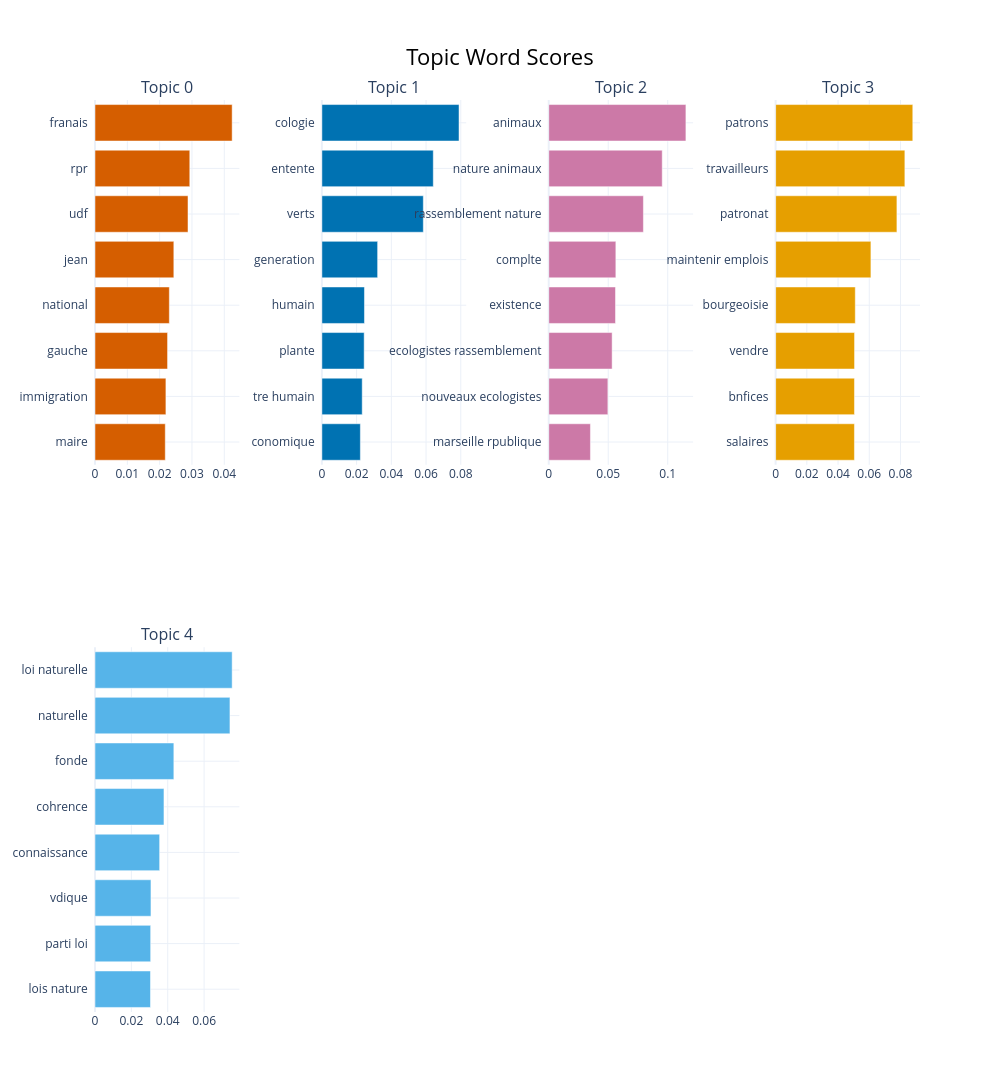

Notebook code cell kept with this figure:
### Code cell
# Barchart des mots representatifs par theme
fig_bar = topic_model.visualize_barchart(top_n_topics=N_TOPICS_FINAL, n_words=8, height=700)
fig_bar.write_html(str(FIGURES_DIR / "02_bertopic_barchart.html"))
fig_bar.show()

# Carte des distances inter-themes
fig_map = topic_model.visualize_topics()
fig_map.write_html(str(FIGURES_DIR / "02_bertopic_intertopic_map.html"))
fig_map.show()

### Figure 1 — Plotly figure (JSON) as saved in the notebook; plotly's stock layout.template omitted (floating-point values rounded to 4 significant figures)
{"data": [{"marker": {"color": "#D55E00"}, "orientation": "h", "type": "bar", "x": [0.02175, 0.02194, 0.02245, 0.023, 0.02439, 0.02878, 0.02933, 0.04244], "xaxis": "x", "y": ["maire  ", "immigration  ", "gauche  ", "national  ", "jean  ", "udf  ", "rpr  ", "franais  "], "yaxis": "y"}, {"marker": {"color": "#0072B2"}, "orientation": "h", "type": "bar", "x": [0.02217, 0.02323, 0.02436, 0.02453, 0.03211, 0.05843, 0.06417, 0.07899], "xaxis": "x2", "y": ["conomique  ", "tre humain  ", "plante  ", "humain  ", "generation  ", "verts  ", "entente  ", "cologie  "], "yaxis": "y2"}, {"marker": {"color": "#CC79A7"}, "orientation": "h", "type": "bar", "x": [0.03503, 0.0497, 0.05326, 0.0561, 0.05639, 0.07954, 0.09537, 0.1153], "xaxis": "x3", "y": ["marseille rpublique  ", "nouveaux ecologistes  ", "ecologistes rassemblement  ", "existence  ", "complte  ", "rassemblement nature  ", "nature animaux  ", "animaux  "], "yaxis": "y3"}, {"marker": {"color": "#E69F00"}, "orientation": "h", "type": "bar", "x": [0.0505, 0.05052, 0.05058, 0.05105, 0.06106, 0.07772, 0.08281, 0.08788], "xaxis": "x4", "y": ["salaires  ", "bnfices  ", "vendre  ", "bourgeoisie  ", "maintenir emplois  ", "patronat  ", "travailleurs  ", "patrons  "], "yaxis": "y4"}, {"marker": {"color": "#56B4E9"}, "orientation": "h", "type": "bar", "x": [0.0305, 0.03061, 0.03077, 0.03555, 0.03792, 0.04336, 0.0742, 0.07542], "xaxis": "x5", "y": ["lois nature  ", "parti loi  ", "vdique  ", "connaissance  ", "cohrence  ", "fonde  ", "naturelle  ", "loi naturelle  "], "yaxis": "y5"}], "layout": {"annotations": [{"font": {"size": 16}, "showarrow": false, "text": "Topic 0", "x": 0.0875, "xanchor": "center", "xref": "paper", "y": 1, "yanchor": "bottom", "yref": "paper"}, {"font": {"size": 16}, "showarrow": false, "text": "Topic 1", "x": 0.3625, "xanchor": "center", "xref": "paper", "y": 1, "yanchor": "bottom", "yref": "paper"}, {"font": {"size": 16}, "showarrow": false, "text": "Topic 2", "x": 0.6375, "xanchor": "center", "xref": "paper", "y": 1, "yanchor": "bottom", "yref": "paper"}, {"font": {"size": 16}, "showarrow": false, "text": "Topic 3", "x": 0.9125, "xanchor": "center", "xref": "paper", "y": 1, "yanchor": "bottom", "yref": "paper"}, {"font": {"size": 16}, "showarrow": false, "text": "Topic 4", "x": 0.0875, "xanchor": "center", "xref": "paper", "y": 0.4, "yanchor": "bottom", "yref": "paper"}], "height": 1400, "hoverlabel": {"bgcolor": "white", "font": {"family": "Rockwell", "size": 16}}, "showlegend": false, "title": {"font": {"color": "Black", "size": 22}, "text": "Topic Word Scores", "x": 0.5, "xanchor": "center", "yanchor": "top"}, "width": 1000, "xaxis": {"anchor": "y", "domain": [0, 0.175], "showgrid": true}, "xaxis2": {"anchor": "y2", "domain": [0.275, 0.45], "showgrid": true}, "xaxis3": {"anchor": "y3", "domain": [0.55, 0.725], "showgrid": true}, "xaxis4": {"anchor": "y4", "domain": [0.825, 1], "showgrid": true}, "xaxis5": {"anchor": "y5", "domain": [0, 0.175], "showgrid": true}, "xaxis6": {"anchor": "y6", "domain": [0.275, 0.45], "showgrid": true}, "xaxis7": {"anchor": "y7", "domain": [0.55, 0.725], "showgrid": true}, "xaxis8": {"anchor": "y8", "domain": [0.825, 1], "showgrid": true}, "yaxis": {"anchor": "x", "domain": [0.6, 1], "showgrid": true}, "yaxis2": {"anchor": "x2", "domain": [0.6, 1], "showgrid": true}, "yaxis3": {"anchor": "x3", "domain": [0.6, 1], "showgrid": true}, "yaxis4": {"anchor": "x4", "domain": [0.6, 1], "showgrid": true}, "yaxis5": {"anchor": "x5", "domain": [0, 0.4], "showgrid": true}, "yaxis6": {"anchor": "x6", "domain": [0, 0.4], "showgrid": true}, "yaxis7": {"anchor": "x7", "domain": [0, 0.4], "showgrid": true}, "yaxis8": {"anchor": "x8", "domain": [0, 0.4], "showgrid": true}}}
